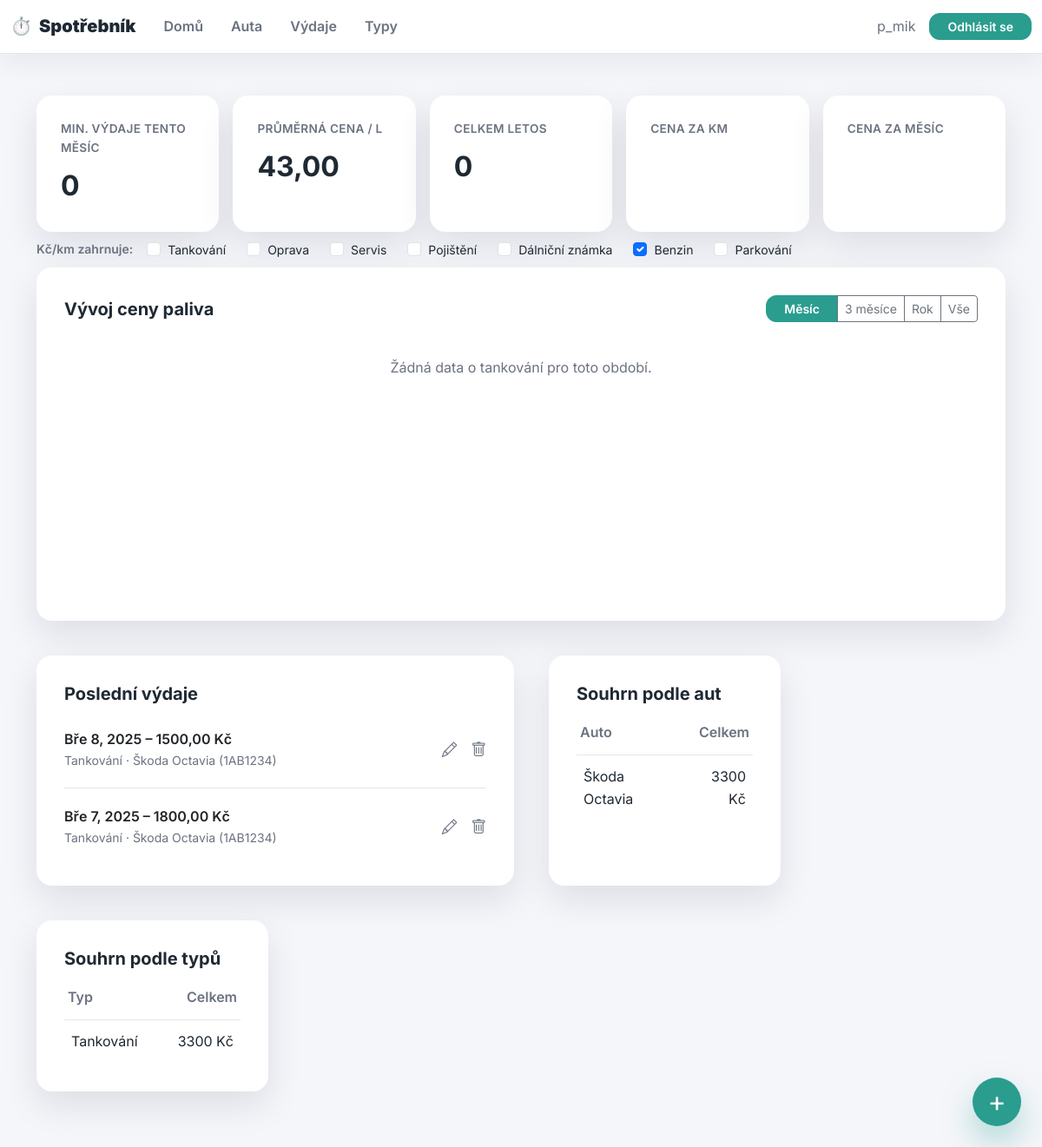
/prehled/?rozsah=mesic (signed in), run on an earlier commit of the app's database.
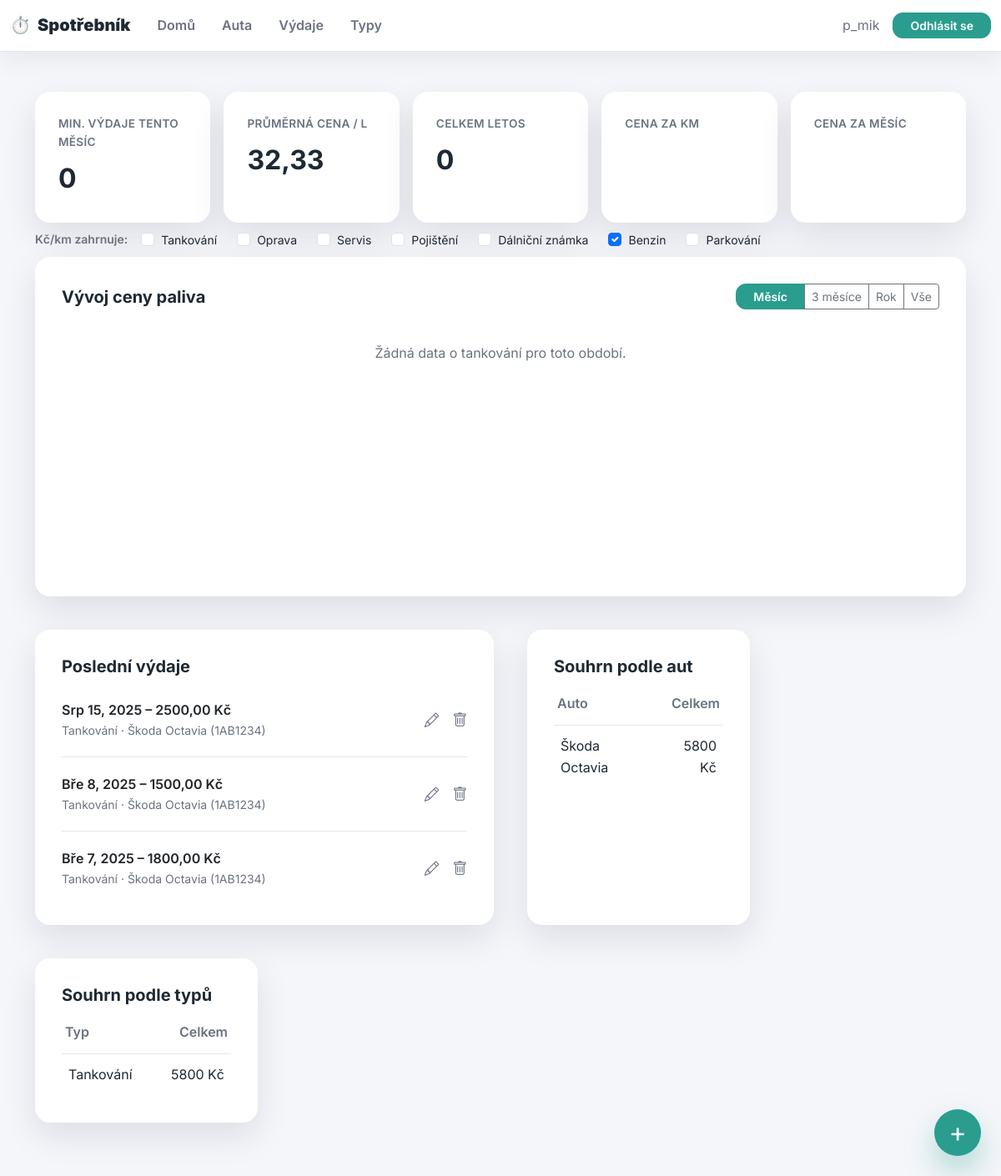
And on a later commit of the database.
### vydaje/models.py (models this page shows, shortened)
class TypVydaje(models.Model):
    nazev = models.CharField(max_length=50, unique=True)
    je_palivo = models.BooleanField(default=False)
    def __str__(self):
        return self.nazev

class Vydaj(models.Model):
    uzivatel = models.ForeignKey(
        User,
        on_delete=models.CASCADE,
        related_name="vydaje",
    )  # Každý výdaj patří uživateli
    auto = models.ForeignKey(Auto, on_delete=models.CASCADE)  # Výdaj se váže ke konkrétnímu autu
    datum = models.DateField()
    datum_pridani = models.DateField(auto_now_add=True, null=True, blank=True)
    typ = models.ForeignKey(TypVydaje, on_delete=models.CASCADE)
    castka = models.DecimalField(max_digits=10, decimal_places=2)
    popis = models.TextField(blank=True, null=True)
    tachometr = models.IntegerField(blank=True, null=True)
    najezd_od_posledniho_tankovani = models.DecimalField(
        max_digits=10, decimal_places=2, blank=True, null=True
    )
    mnozstvi_litru = models.FloatField(blank=True, null=True)
    cena_za_litr = models.DecimalField(max_digits=5, decimal_places=2, blank=True, null=True)

class Auto(models.Model):
    uzivatel = models.ForeignKey(
        User,
        on_delete=models.CASCADE,
        related_name="auta",
    )  # Každé auto patří uživateli
    nazev = models.CharField(max_length=100)  # Např. "Škoda Octavia"
    spz = models.CharField(max_length=20, unique=True)  # Unikátní SPZ (volitelné)
    porizovaci_naklad = models.DecimalField(max_digits=10, decimal_places=2, null=True, blank=True)
    operativni_leasing = models.BooleanField(default=False)
    mesicni_platba = models.DecimalField(max_digits=10, decimal_places=2, null=True, blank=True)
    den_splatnosti = models.PositiveSmallIntegerField(null=True, blank=True)
    posledni_platba = models.DateField(null=True, blank=True)
    def __str__(self):
        return f"{self.nazev} ({self.spz})"

### vydaje/views.py (the view, shortened to what this page needs)
# urls.py: 2. Add a URL to urlpatterns:  path('', views.home, name='home')
@login_required
def home(request):
    dnes = date.today()
    base_qs = Vydaj.objects.filter(uzivatel=request.user)
    rozsah = request.GET.get('rozsah', 'rok')
    auto_filter = request.GET.get('auto', '')
    kpi_qs = base_qs.filter(auto__id=auto_filter) if auto_filter else base_qs
    if 'km_typy' in request.GET:
        km_typy_ids = [int(x) for x in request.GET.getlist('km_typy') if x.isdigit()] or None
    else:
        km_typy_ids = list(TypVydaje.objects.filter(je_palivo=True).values_list('id', flat=True)) or None
    posledni_vydaje = base_qs.select_related('auto', 'typ').order_by('-datum')[:5]
    agregace_mesic = kpi_qs.filter(datum__year=dnes.year, datum__month=dnes.month).aggregate(min_castka=Min('castka'))
    min_vydaje_mesic = agregace_mesic['min_castka'] or 0
    prumerna_cena = kpi_qs.filter(cena_za_litr__isnull=False).aggregate(prumer=Avg('cena_za_litr'))['prumer'] or 0
    celkem_rok = kpi_qs.filter(datum__year=dnes.year).aggregate(celkova_castka=Sum('castka'))['celkova_castka'] or 0
    souhrn_aut = base_qs.values('auto__nazev').annotate(celkova_castka=Sum('castka'))
    souhrn_typu = base_qs.values('typ__nazev').annotate(celkova_castka=Sum('castka'))
    rozsah_map = {'mesic': 30, '3mesice': 90, 'rok': 365}
    graf_qs = base_qs.filter(cena_za_litr__isnull=False).select_related('auto').order_by('datum')
    if rozsah in rozsah_map:
        graf_qs = graf_qs.filter(datum__gte=dnes - timedelta(days=rozsah_map[rozsah]))
    if auto_filter:
        graf_qs = graf_qs.filter(auto__id=auto_filter)
    graf_dict = {}
    graf_data = json.dumps(graf_dict)
    prumerna_cena_obdobi = graf_qs.aggregate(prumer=Avg('cena_za_litr'))['prumer'] or 0
    auta = Auto.objects.filter(uzivatel=request.user)
    kpi_stats = vypocitej_stats(kpi_qs, km_typy_ids)
    return render(
        request,
        'home.html',
        {
            'posledni_vydaje': posledni_vydaje,
            'min_vydaje_mesic': min_vydaje_mesic,
            'prumerna_cena': prumerna_cena,
            'celkem_rok': celkem_rok,
            'souhrn_aut': souhrn_aut,
            'souhrn_typu': souhrn_typu,
            'graf_data': graf_data,
            'rozsah': rozsah,
            'auto_filter': auto_filter,
            'auta': auta,
            'prumerna_cena_obdobi': round(float(prumerna_cena_obdobi), 2),
            'cena_za_km': kpi_stats['cena_za_km'],
            'cena_za_mesic': kpi_stats['cena_za_mesic'],
            'typy': TypVydaje.objects.all(),
            'km_typy_ids': km_typy_ids or [],
        },
    )

### vydaje/templates/home.html (shortened to what the changed rows need)
{% extends 'base.html' %}
{% block content %}
  <div class="row g-3 mb-2">
    <div class="col-6 col-md-4 col-lg">
      {% include 'components/_kpi.html' with label='Min. výdaje tento měsíc' value=min_vydaje_mesic %}
    </div>
    <div class="col-6 col-md-4 col-lg">
      {% include 'components/_kpi.html' with label='Průměrná cena / l' value=prumerna_cena|floatformat:2 %}
    </div>
    <div class="col-6 col-md-4 col-lg">
      {% include 'components/_kpi.html' with label='Celkem letos' value=celkem_rok %}
    </div>
  </div>
  {% include 'components/_km_filter.html' %}
  <div class="row section-gap mt-4 g-3">
    <div class="col-12 col-lg-6">
      <div class="card h-100">
        <ul class="list-group list-group-flush">
          {% for z in posledni_vydaje %}
          <li class="list-group-item d-flex justify-content-between align-items-center">
            <div>
              <div class="fw-semibold">{{ z.datum|date:"M j, Y" }} – {{ z.castka }} Kč</div>
              <div class="text-muted small">{{ z.typ }} · {{ z.auto }}</div>
            </div>
            <div class="list-item-actions d-flex gap-3">
              <a href="{% url 'upravit_vydaj' z.id %}" title="Upravit"><i class="bi bi-pencil"></i></a>
              <a href="{% url 'smazat_vydaj' z.id %}" title="Smazat"><i class="bi bi-trash"></i></a>
            </div>
          </li>
          {% empty %}
          <p class="text-muted m-0">Zatím žádné záznamy.</p>
          {% endfor %}
        </ul>
      </div>
    </div>
    <div class="col-12 col-sm-6 col-lg-3">
      <div class="card h-100">
        <table class="table table-sm align-middle mb-0">
          <thead><tr><th>Auto</th><th class="text-end">Celkem</th></tr></thead>
          <tbody>
            {% for r in souhrn_aut %}
              <tr><td>{{ r.auto__nazev }}</td><td class="text-end">{{ r.celkova_castka }} Kč</td></tr>
            {% endfor %}
          </tbody>
        </table>
      </div>
    </div>
    <div class="col-12 col-sm-6 col-lg-3">
      <div class="card h-100">
        <table class="table table-sm align-middle mb-0">
          <thead><tr><th>Typ</th><th class="text-end">Celkem</th></tr></thead>
          <tbody>
            {% for r in souhrn_typu %}
              <tr><td>{{ r.typ__nazev }}</td><td class="text-end">{{ r.celkova_castka }} Kč</td></tr>
            {% endfor %}
          </tbody>
        </table>
      </div>
    </div>
  </div>
{% endblock %}

### vydaje/templates/components/_km_filter.html
{% if typy %}
<div class="km-filter d-flex align-items-center gap-3 flex-wrap mb-2">
  <span class="text-muted small fw-semibold text-nowrap">Kč/km zahrnuje:</span>
  <div class="d-flex flex-wrap gap-2">
    {% for typ in typy %}
    <div class="form-check form-check-inline mb-0">
      <input class="form-check-input km-typy-check" type="checkbox"
             value="{{ typ.id }}" id="kmtyp{{ typ.id }}"
             {% if not km_typy_ids or typ.id in km_typy_ids %}checked{% endif %}>
      <label class="form-check-label small" for="kmtyp{{ typ.id }}">{{ typ.nazev }}</label>
    </div>
    {% endfor %}
  </div>
</div>
{% endif %}

What changed in the data, as far as the page shows it:
added Vydaj: datum "Srp 15, 2025", castka "2500,00", typ "Tankování", auto "Škoda Octavia (1AB1234)"
computed for Auto "Škoda Octavia": celkova_castka "3300" → "5800"
Also different on the page:
{{ value }}: "0 43,00 0" → "0 32,33 0"
new list line: "Tankování 5800 Kč"
list line gone: "Tankování 3300 Kč"
